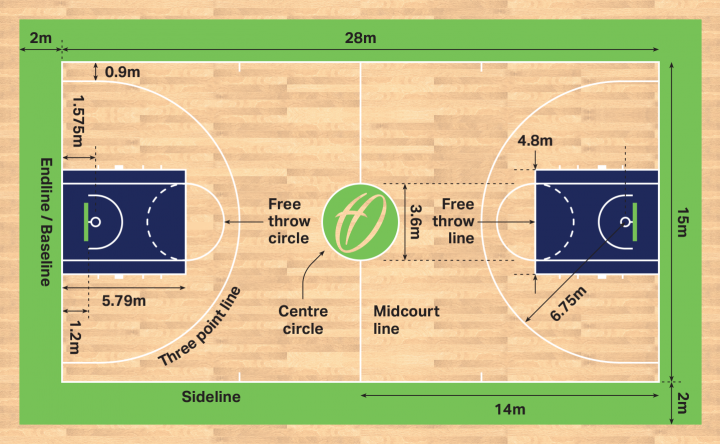
#> input picture scouting-service/images/basketball-court-dimensions.png, 720 x 444 px
$ python -i shot_detection.py   (imports and definitions only)
#> lines starting #> are read from the running program, lines starting #| are printed output that depends on the picture; after the words box and inside, x2 and y2 are one past the last pixel; in counts of white or black regions, pixels touching at a corner belong together
#> further down, picture is the input picture: shape (444, 720, 3); mean B, G, R 133.7, 186.9, 191.1
"""
Shot detection and analysis utilities.

This module provides algorithms for detecting and analyzing basketball shots.
"""
import cv2
import numpy as np
from typing import List, Dict, Tuple, Any, Optional
import math
import scipy.signal as signal


class CourtDetector:
    """
    Basketball court detection and mapping.
    """

    def __init__(self):
        """Initialize the court detector."""
        # Standard basketball court dimensions (in feet)
        self.court_width = 50  # Width of half court
        self.court_length = 94
        self.three_point_distance = 23.75  # NBA three-point line distance
        self.free_throw_line_distance = 15
        self.key_width = 16
        self.key_height = 19

        # Court reference points (normalized coordinates)
        self.court_reference_points = self._get_reference_points()

    def _get_reference_points(self) -> Dict[str, Tuple[float, float]]:
        """
        Get reference points for court mapping.

        Returns:
            Dictionary of court reference points
        """
        return {
            'center': (self.court_width / 2, self.court_length / 2),
            'basket': (self.court_width / 2, 0),
            'free_throw_line': (self.court_width / 2, self.free_throw_line_distance),
            'three_point_top': (self.court_width / 2, self.three_point_distance),
            'left_corner_three': (0, self.three_point_distance),
            'right_corner_three': (self.court_width, self.three_point_distance),
            'left_key': (self.court_width / 2 - self.key_width / 2, 0),
            'right_key': (self.court_width / 2 + self.key_width / 2, 0),
            'left_elbow': (self.court_width / 2 - self.key_width / 2, self.free_throw_line_distance),
            'right_elbow': (self.court_width / 2 + self.key_width / 2, self.free_throw_line_distance)
        }

    def detect_court(self, frame: np.ndarray) -> Dict[str, Any]:
        """
        Detect the basketball court in a frame.

        Args:
            frame: Video frame as numpy array

        Returns:
            Court detection results including homography matrix and court mask
        """
        height, width = frame.shape[:2]
#> height = 444; width = 720

        try:
            # Convert to grayscale
            gray = cv2.cvtColor(frame, cv2.COLOR_BGR2GRAY)
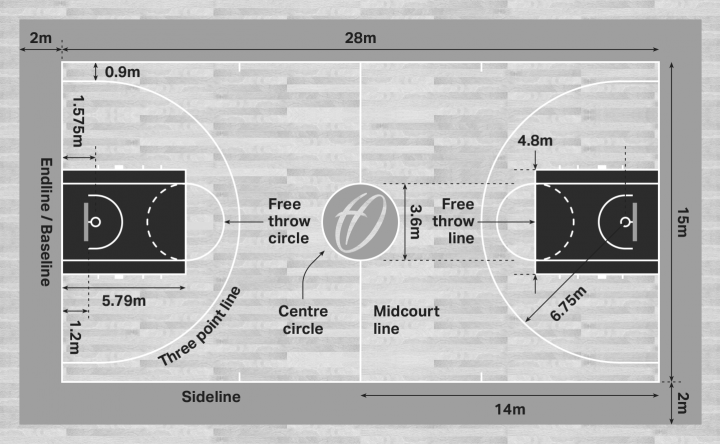
#> gray: shape (444, 720); min 31, max 255, mean 182.1

            # Apply Gaussian blur to reduce noise
            blurred = cv2.GaussianBlur(gray, (5, 5), 0)
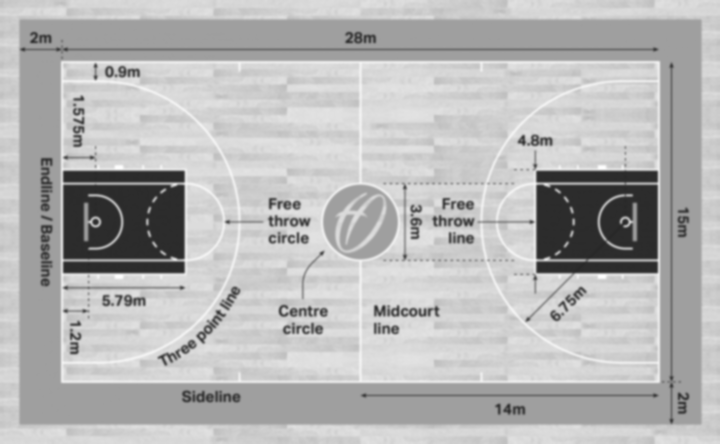
#> blurred: shape (444, 720); min 40, max 254, mean 182.1

            # Apply Canny edge detection
            edges = cv2.Canny(blurred, 50, 150)
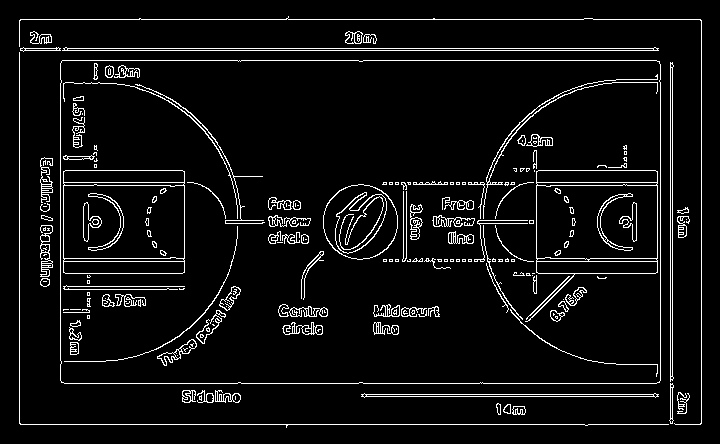
#> edges: shape (444, 720); 6.1% white in thin lines or dots, all inside (x1, y1, x2, y2) = (19, 16, 702, 428)

            # Dilate edges to connect broken lines
            kernel = np.ones((3, 3), np.uint8)
            dilated = cv2.dilate(edges, kernel, iterations=1)
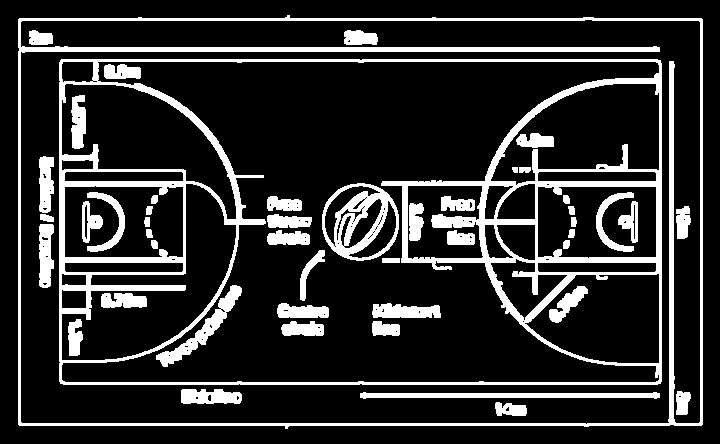
#> dilated: shape (444, 720); 17.3% white; 48 white regions, largest, box (x1, y1, x2, y2) and area: (59, 59, 662, 385) 23030, (18, 15, 703, 429) 11597, (322, 183, 399, 261) 2468

            # Detect lines using Hough transform
            lines = cv2.HoughLinesP(
                dilated,
                rho=1,
                theta=np.pi/180,
                threshold=100,
                minLineLength=100,
                maxLineGap=50
            )
#> lines = 153 rows, first 6: [18, 424, 702, 424], [18, 423, 702, 423], [19, 50, 702, 50], [19, 425, 701, 425], [18, 383, 702, 383], [18, 47, 702, 47]

            # If no lines detected, fall back to default
            if lines is None or len(lines) < 4:
                raise ValueError("Not enough lines detected")

            # Create a mask for the detected lines
            line_mask = np.zeros_like(gray)
            for line in lines:
                x1, y1, x2, y2 = line[0]
                cv2.line(line_mask, (x1, y1), (x2, y2), 255, 2)
#> this loop made 153 passes
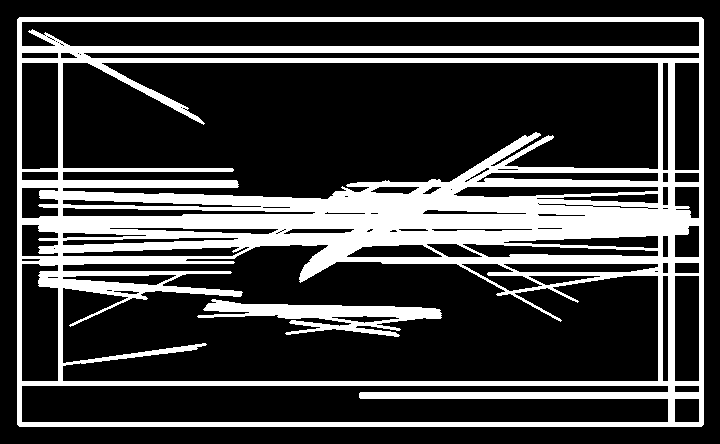
#> line_mask: shape (444, 720); 25.3% white; 2 white regions, box (x1, y1, x2, y2) and area: (17, 17, 704, 427) 76920, (197, 299, 442, 337) 3845

            # Find contours in the line mask
            contours, _ = cv2.findContours(line_mask, cv2.RETR_EXTERNAL, cv2.CHAIN_APPROX_SIMPLE)
#> contours = 1 item

            # Find the largest contour (likely the court)
            if not contours:
                raise ValueError("No contours found")

            largest_contour = max(contours, key=cv2.contourArea)
#> largest_contour = [[19, 17], [17, 19], [17, 424], [19, 426], [701, 426], [703, 424], [703, 19], [701, 17]]

            # Approximate the contour to get a polygon
            epsilon = 0.02 * cv2.arcLength(largest_contour, True)
#> epsilon = 43.71
            approx = cv2.approxPolyDP(largest_contour, epsilon, True)
#> approx = [[17, 19], [19, 426], [703, 424], [701, 17]]

            # If we don't get a quadrilateral, fall back to default
            if len(approx) != 4:
                raise ValueError(f"Expected 4 corners, got {len(approx)}")

            # Order the points [bottom-left, bottom-right, top-right, top-left]
            approx = approx.reshape(-1, 2)
            ordered_points = np.zeros((4, 2), dtype=np.float32)

            # Calculate the sum and difference of x and y coordinates
            # The top-left point has the smallest sum, bottom-right has the largest
            s = approx.sum(axis=1)
#> s = [36, 445, 1127, 718]
            ordered_points[0] = approx[np.argmin(s)]  # Top-left
            ordered_points[2] = approx[np.argmax(s)]  # Bottom-right

            # The top-right has the smallest difference, bottom-left has the largest
            diff = np.diff(approx, axis=1)
#> diff = [2, 407, -279, -684]
            ordered_points[1] = approx[np.argmin(diff)]  # Top-right
            ordered_points[3] = approx[np.argmax(diff)]  # Bottom-left

            # Use the ordered points as our image points
            image_points = ordered_points

        except Exception as e:
            print(f"Court detection failed: {e}. Using default court mapping.")
            # Fall back to default court mapping
            image_points = np.array([
                [width * 0.2, height * 0.8],  # Bottom left
                [width * 0.8, height * 0.8],  # Bottom right
                [width * 0.8, height * 0.2],  # Top right
                [width * 0.2, height * 0.2]   # Top left
            ], dtype=np.float32)

        # Court corners in court space
        court_points = np.array([
            [0, 0],                          # Bottom left
            [self.court_width, 0],           # Bottom right
            [self.court_width, self.court_length],  # Top right
            [0, self.court_length]           # Top left
        ], dtype=np.float32)

        # Compute homography
        homography_matrix, _ = cv2.findHomography(image_points, court_points, cv2.RANSAC)
#> homography_matrix = [[0.0731, -0.000359, -1.24], [0.000675, 0.231, -4.4], [0, 0, 1]]

        # Create a court mask
        mask = np.zeros((height, width), dtype=np.uint8)
        cv2.fillConvexPoly(mask, image_points.astype(np.int32), 255)
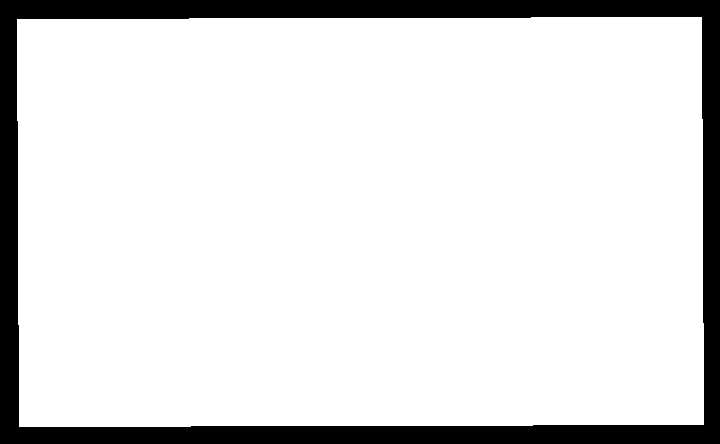
#> mask: shape (444, 720); 87.4% white; 1 black region, box (x1, y1, x2, y2) and area: (0, 0, 720, 444) 40196

        return {
            'homography_matrix': homography_matrix,
            'court_mask': mask,
            'image_points': image_points,
            'court_points': court_points
        }

    # [17 lines left out: function image_to_court_coords, not called in this run]


class BallDetector:
    """
    Basketball detection and tracking.
    """

    # [155 lines left out: functions __init__, detect_ball, track_ball, not called in this run]


class ShotDetector:
    """
    Basketball shot detection and analysis.
    """

    # [332 lines left out: functions __init__, _define_shot_zones, detect_shots, _get_basket_image_position, _get_shot_zone, analyze_shot_distribution, not called in this run]

>>> import cv2
>>> picture = cv2.imread('../../images/basketball-court-dimensions.png')
>>> result = CourtDetector().detect_court(picture)
#> result = 4 items
